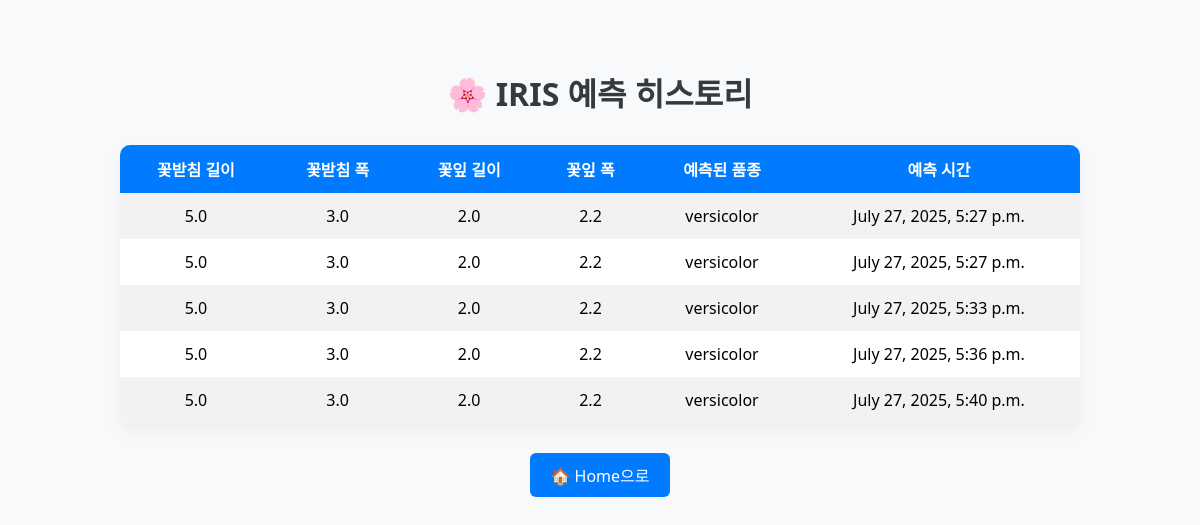
The app's page /history with its own data.
### iris/models.py (models this page shows)
class IrisPrediction(models.Model):
    sepal_length = models.FloatField()
    sepal_width = models.FloatField()
    petal_length = models.FloatField()
    petal_width = models.FloatField()
    species = models.CharField(max_length=20)
    prediction_time = models.DateTimeField(auto_now_add=True) # 현재 시간이 자동으로 저장
    class Meta:
        managed = True
        db_table = 'irisprediction'

### iris/views.py (the view)
# urls.py: path('history', views.history, name='history'),
def history(request):
    predictions = IrisPrediction.objects.all()
    return render(request, 'history.html', {'predictions': predictions})

### iris/templates/history.html (shortened to what this page needs)
<!DOCTYPE html>
<html lang="en">
<head>
</head>
<body>
    <div class="container">
        <h1>🌸 IRIS 예측 히스토리</h1>
        <table>
            <tr>
                <th>꽃받침 길이</th>
                <th>꽃받침 폭</th>
                <th>꽃잎 길이</th>
                <th>꽃잎 폭</th>
                <th>예측된 품종</th>
                <th>예측 시간</th>
            </tr>
            {% for prediction in predictions %}
            <tr>
                <td>{{ prediction.sepal_length }}</td>
                <td>{{ prediction.sepal_width }}</td>
                <td>{{ prediction.petal_length }}</td>
                <td>{{ prediction.petal_width }}</td>
                <td>{{ prediction.species }}</td>
                <td>{{ prediction.prediction_time }}</td>
            </tr>
            {% endfor %}
        </table>
        <div style="text-align: center;">
            <a href="/">🏠 Home으로</a>
        </div>
    </div>
</body>
</html>

### iris/templates/history.html (style rules this page uses)
body { background-color: #f8f9fa; font-family: 'Segoe UI', Tahoma, Geneva, Verdana, sans-serif; padding: 40px; }
h1 { text-align: center; color: #343a40; margin-bottom: 30px; }
table { width: 100%; border-collapse: collapse; background-color: #fff; border-radius: 10px; box-shadow: 0 8px 20px rgba(0, 0, 0, 0.05); overflow: hidden; }
th, td { padding: 12px 16px; text-align: center; }
th { background-color: #007bff; color: white; font-weight: 600; }
tr:nth-child(even) { background-color: #f2f2f2; }
a { display: inline-block; margin-top: 30px; padding: 10px 20px; background-color: #007bff; color: white; text-decoration: none; border-radius: 6px; text-align: center; }
.container { max-width: 960px; margin: 0 auto; }

### records on screen
IrisPrediction: sepal_length "5.0", sepal_width "3.0", petal_length "2.0", petal_width "2.2", species "versicolor", prediction_time "July 27, 2025, 5:27 p.m."
IrisPrediction: sepal_length "5.0", sepal_width "3.0", petal_length "2.0", petal_width "2.2", species "versicolor", prediction_time "July 27, 2025, 5:27 p.m."
IrisPrediction: sepal_length "5.0", sepal_width "3.0", petal_length "2.0", petal_width "2.2", species "versicolor", prediction_time "July 27, 2025, 5:33 p.m."
IrisPrediction: sepal_length "5.0", sepal_width "3.0", petal_length "2.0", petal_width "2.2", species "versicolor", prediction_time "July 27, 2025, 5:36 p.m."
IrisPrediction: sepal_length "5.0", sepal_width "3.0", petal_length "2.0", petal_width "2.2", species "versicolor", prediction_time "July 27, 2025, 5:40 p.m."
